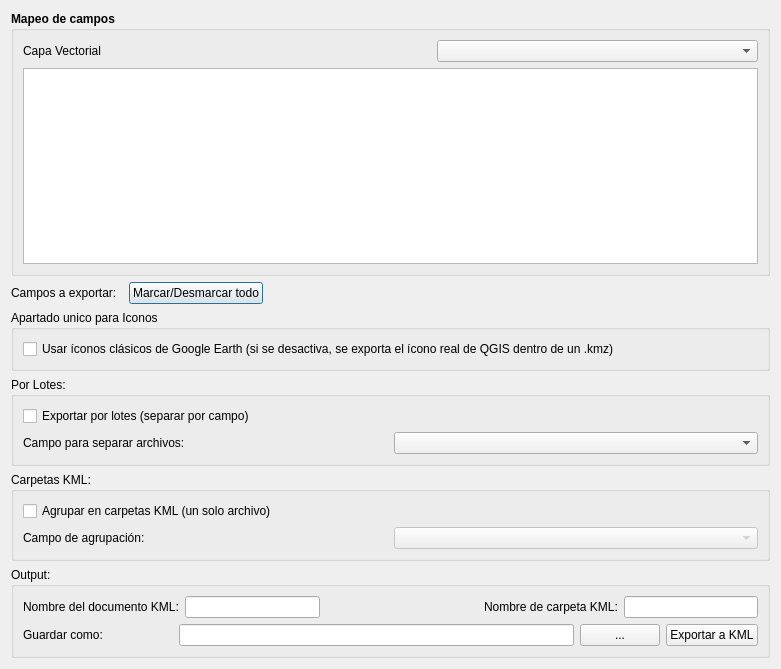
<?xml version="1.0" encoding="UTF-8"?>
<ui version="4.0">
 <class>KmlExporterDialogBase</class>
 <widget class="QDialog" name="KmlExporterDialogBase">
  <property name="geometry">
   <rect>
    <x>0</x>
    <y>0</y>
    <width>781</width>
    <height>669</height>
   </rect>
  </property>
  <property name="windowTitle">
   <string>KML Exporter</string>
  </property>
  <layout class="QVBoxLayout" name="verticalLayout_5">
   <item>
    <widget class="QGroupBox" name="groupBox">
     <property name="font">
      <font>
       <weight>75</weight>
       <bold>true</bold>
      </font>
     </property>
     <property name="title">
      <string>Mapeo de campos</string>
     </property>
     <layout class="QVBoxLayout" name="verticalLayout">
      <item>
       <layout class="QHBoxLayout" name="horizontalLayout_2">
        <item>
         <widget class="QLabel" name="label">
          <property name="font">
           <font>
            <weight>50</weight>
            <bold>false</bold>
           </font>
          </property>
          <property name="text">
           <string>Capa Vectorial</string>
          </property>
         </widget>
        </item>
        <item>
         <spacer name="horizontalSpacer_2">
          <property name="orientation">
           <enum>Qt::Horizontal</enum>
          </property>
          <property name="sizeHint" stdset="0">
           <size>
            <width>48</width>
            <height>20</height>
           </size>
          </property>
         </spacer>
        </item>
        <item>
         <widget class="QComboBox" name="mMapLayerComboBox">
          <property name="minimumSize">
           <size>
            <width>321</width>
            <height>0</height>
           </size>
          </property>
         </widget>
        </item>
       </layout>
      </item>
      <item>
       <widget class="QTableWidget" name="tableFieldMapping"/>
      </item>
     </layout>
    </widget>
   </item>
   <item>
    <layout class="QHBoxLayout" name="horizontalLayout_3">
     <item>
      <widget class="QLabel" name="label_3">
       <property name="text">
        <string>Campos a exportar:  </string>
       </property>
      </widget>
     </item>
     <item>
      <widget class="QPushButton" name="btnToggleIncluirTodo">
       <property name="text">
        <string>Marcar/Desmarcar todo</string>
       </property>
      </widget>
     </item>
     <item>
      <spacer name="horizontalSpacer">
       <property name="orientation">
        <enum>Qt::Horizontal</enum>
       </property>
       <property name="sizeHint" stdset="0">
        <size>
         <width>428</width>
         <height>20</height>
        </size>
       </property>
      </spacer>
     </item>
    </layout>
   </item>
   <item>
    <widget class="QGroupBox" name="groupBoxIconosClasicos">
     <property name="title">
      <string>Apartado unico para Iconos</string>
     </property>
     <layout class="QVBoxLayout" name="verticalLayout_2">
      <item>
       <widget class="QCheckBox" name="checkBoxIconosClasicos">
        <property name="text">
         <string>Usar íconos clásicos de Google Earth (si se desactiva, se exporta el ícono real de QGIS dentro de un .kmz)</string>
        </property>
       </widget>
      </item>
     </layout>
    </widget>
   </item>
   <item>
    <widget class="QGroupBox" name="groupBox_3">
     <property name="title">
      <string>Por Lotes:</string>
     </property>
     <layout class="QVBoxLayout" name="verticalLayout_3">
      <item>
       <widget class="QCheckBox" name="checkBoxExportarPorLotes">
        <property name="text">
         <string>Exportar por lotes (separar por campo)</string>
        </property>
       </widget>
      </item>
      <item>
       <layout class="QHBoxLayout" name="horizontalLayout_5">
        <item>
         <widget class="QLabel" name="labelCampoLotes">
          <property name="text">
           <string>Campo para separar archivos:            </string>
          </property>
         </widget>
        </item>
        <item>
         <widget class="QComboBox" name="comboCampoLotes"/>
        </item>
       </layout>
      </item>
     </layout>
    </widget>
   </item>
   <item>
    <widget class="QGroupBox" name="groupBoxCarpetas">
    <property name="title">
    <string>Carpetas KML:</string>
    </property>
    <layout class="QVBoxLayout" name="verticalLayoutCarpetas">
    <item>
        <widget class="QCheckBox" name="checkBoxAgruparCarpetas">
        <property name="text">
        <string>Agrupar en carpetas KML (un solo archivo)</string>
        </property>
        </widget>
    </item>
    <item>
        <layout class="QHBoxLayout" name="horizontalLayoutCarpetas">
        <item>
        <widget class="QLabel" name="labelCampoCarpetas">
        <property name="text">
            <string>Campo de agrupación: </string>
        </property>
        </widget>
        </item>
        <item>
        <widget class="QComboBox" name="comboCampoCarpetas">
        <property name="enabled">
            <bool>false</bool>
        </property>
        </widget>
        </item>
        </layout>
    </item>
    </layout>
    </widget>
    </item>
   <item>
    <widget class="QGroupBox" name="groupBox_4">
     <property name="title">
      <string>Output:</string>
     </property>
     <layout class="QVBoxLayout" name="verticalLayout_4">
      <item>
       <layout class="QHBoxLayout" name="horizontalLayout">
        <item>
         <widget class="QLabel" name="label_4">
          <property name="text">
           <string>Nombre del documento KML:</string>
          </property>
         </widget>
        </item>
        <item>
         <widget class="QLineEdit" name="lineEditDocumentName"/>
        </item>
        <item>
         <spacer name="horizontalSpacer_3">
          <property name="orientation">
           <enum>Qt::Horizontal</enum>
          </property>
          <property name="sizeHint" stdset="0">
           <size>
            <width>158</width>
            <height>20</height>
           </size>
          </property>
         </spacer>
        </item>
        <item>
         <widget class="QLabel" name="labelFolderName">
          <property name="text">
           <string>Nombre de carpeta KML:</string>
          </property>
         </widget>
        </item>
        <item>
         <widget class="QLineEdit" name="lineEditFolderName"/>
        </item>
       </layout>
      </item>
      <item>
       <layout class="QHBoxLayout" name="horizontalLayout_4">
        <item>
         <widget class="QLabel" name="label_5">
          <property name="text">
           <string>Guardar como:                     </string>
          </property>
         </widget>
        </item>
        <item>
         <widget class="QLineEdit" name="lineEditOutputPath"/>
        </item>
        <item>
         <widget class="QPushButton" name="btnBrowseOutput">
          <property name="text">
           <string>...</string>
          </property>
         </widget>
        </item>
        <item>
         <widget class="QPushButton" name="btnExport">
          <property name="text">
           <string>Exportar a KML</string>
          </property>
         </widget>
        </item>
       </layout>
      </item>
     </layout>
    </widget>
   </item>
  </layout>
 </widget>
 <resources/>
 <connections/>
</ui>
